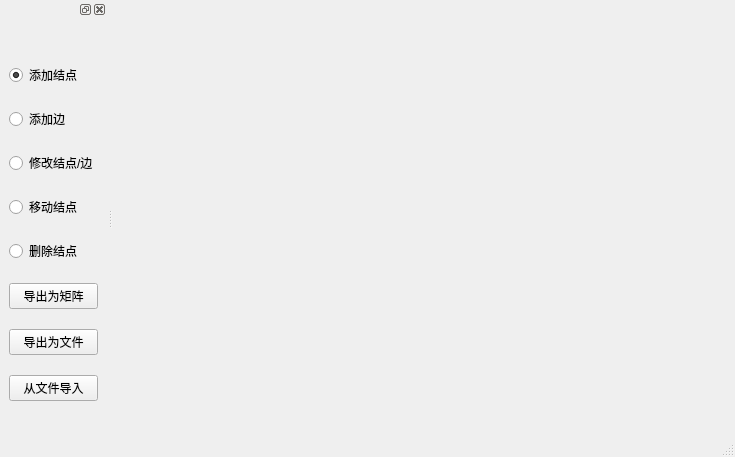
<?xml version="1.0" encoding="UTF-8"?>
<ui version="4.0">
 <class>MainWindow</class>
 <widget class="QMainWindow" name="MainWindow">
  <property name="geometry">
   <rect>
    <x>0</x>
    <y>0</y>
    <width>735</width>
    <height>457</height>
   </rect>
  </property>
  <property name="windowTitle">
   <string>DMA_Used</string>
  </property>
  <widget class="QWidget" name="centralwidget"/>
  <widget class="QMenuBar" name="menubar">
   <property name="geometry">
    <rect>
     <x>0</x>
     <y>0</y>
     <width>735</width>
     <height>25</height>
    </rect>
   </property>
  </widget>
  <widget class="QStatusBar" name="statusbar"/>
  <widget class="QDockWidget" name="dockWidget">
   <property name="enabled">
    <bool>true</bool>
   </property>
   <property name="sizePolicy">
    <sizepolicy hsizetype="Minimum" vsizetype="Fixed">
     <horstretch>0</horstretch>
     <verstretch>0</verstretch>
    </sizepolicy>
   </property>
   <property name="contextMenuPolicy">
    <enum>Qt::DefaultContextMenu</enum>
   </property>
   <property name="allowedAreas">
    <set>Qt::NoDockWidgetArea</set>
   </property>
   <attribute name="dockWidgetArea">
    <number>1</number>
   </attribute>
   <widget class="QWidget" name="dockWidgetContents">
    <layout class="QVBoxLayout" name="verticalLayout">
     <item>
      <layout class="QVBoxLayout" name="verticalLayout_2" stretch="0,0,0,0,0,0,0,0">
       <property name="spacing">
        <number>20</number>
       </property>
       <property name="sizeConstraint">
        <enum>QLayout::SetNoConstraint</enum>
       </property>
       <property name="topMargin">
        <number>11</number>
       </property>
       <item>
        <widget class="QRadioButton" name="radioButton_addNode">
         <property name="text">
          <string>添加结点</string>
         </property>
         <property name="checked">
          <bool>true</bool>
         </property>
        </widget>
       </item>
       <item>
        <widget class="QRadioButton" name="radioButton_addEdge">
         <property name="text">
          <string>添加边</string>
         </property>
        </widget>
       </item>
       <item>
        <widget class="QRadioButton" name="radioButton_modify">
         <property name="text">
          <string>修改结点/边</string>
         </property>
        </widget>
       </item>
       <item>
        <widget class="QRadioButton" name="radioButton_move">
         <property name="enabled">
          <bool>true</bool>
         </property>
         <property name="text">
          <string>移动结点</string>
         </property>
         <property name="checked">
          <bool>false</bool>
         </property>
        </widget>
       </item>
       <item>
        <widget class="QRadioButton" name="radioButton_delete">
         <property name="text">
          <string>删除结点</string>
         </property>
        </widget>
       </item>
       <item>
        <widget class="QPushButton" name="pushButton_toMatrix">
         <property name="text">
          <string>导出为矩阵</string>
         </property>
        </widget>
       </item>
       <item>
        <widget class="QPushButton" name="pushButton_toFile">
         <property name="text">
          <string>导出为文件</string>
         </property>
        </widget>
       </item>
       <item>
        <widget class="QPushButton" name="pushButton_fromFile">
         <property name="text">
          <string>从文件导入</string>
         </property>
        </widget>
       </item>
      </layout>
     </item>
    </layout>
   </widget>
  </widget>
 </widget>
 <resources/>
 <connections/>
</ui>
